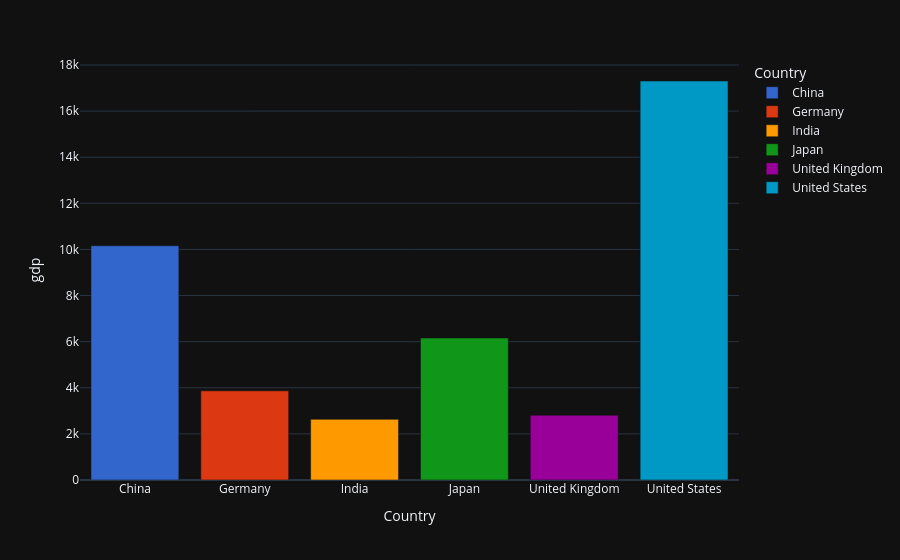

Here is the notebook cell this chart was saved with:
### Code cell
import plotly.express as px

fig = px.bar(top6, x="Country", y="gdp", color="Country", color_discrete_sequence=px.colors.qualitative.G10)
fig.show()

### Figure 1 — Plotly figure (JSON) as saved in the notebook; plotly's stock layout.template omitted (floating-point values rounded to 4 significant figures)
{"data": [{"alignmentgroup": "True", "hovertemplate": "Country=%{x}<br>gdp=%{y}<extra></extra>", "legendgroup": "China", "marker": {"color": "#3366CC", "pattern": {"shape": ""}}, "name": "China", "offsetgroup": "China", "orientation": "v", "showlegend": true, "textposition": "auto", "x": ["China"], "xaxis": "x", "y": [10160.0], "yaxis": "y", "type": "bar"}, {"alignmentgroup": "True", "hovertemplate": "Country=%{x}<br>gdp=%{y}<extra></extra>", "legendgroup": "Germany", "marker": {"color": "#DC3912", "pattern": {"shape": ""}}, "name": "Germany", "offsetgroup": "Germany", "orientation": "v", "showlegend": true, "textposition": "auto", "x": ["Germany"], "xaxis": "x", "y": [3866.0], "yaxis": "y", "type": "bar"}, {"alignmentgroup": "True", "hovertemplate": "Country=%{x}<br>gdp=%{y}<extra></extra>", "legendgroup": "India", "marker": {"color": "#FF9900", "pattern": {"shape": ""}}, "name": "India", "offsetgroup": "India", "orientation": "v", "showlegend": true, "textposition": "auto", "x": ["India"], "xaxis": "x", "y": [2630.0], "yaxis": "y", "type": "bar"}, {"alignmentgroup": "True", "hovertemplate": "Country=%{x}<br>gdp=%{y}<extra></extra>", "legendgroup": "Japan", "marker": {"color": "#109618", "pattern": {"shape": ""}}, "name": "Japan", "offsetgroup": "Japan", "orientation": "v", "showlegend": true, "textposition": "auto", "x": ["Japan"], "xaxis": "x", "y": [6156.0], "yaxis": "y", "type": "bar"}, {"alignmentgroup": "True", "hovertemplate": "Country=%{x}<br>gdp=%{y}<extra></extra>", "legendgroup": "United Kingdom", "marker": {"color": "#990099", "pattern": {"shape": ""}}, "name": "United Kingdom", "offsetgroup": "United Kingdom", "orientation": "v", "showlegend": true, "textposition": "auto", "x": ["United Kingdom"], "xaxis": "x", "y": [2807.0], "yaxis": "y", "type": "bar"}, {"alignmentgroup": "True", "hovertemplate": "Country=%{x}<br>gdp=%{y}<extra></extra>", "legendgroup": "United States", "marker": {"color": "#0099C6", "pattern": {"shape": ""}}, "name": "United States", "offsetgroup": "United States", "orientation": "v", "showlegend": true, "textposition": "auto", "x": ["United States"], "xaxis": "x", "y": [17300.0], "yaxis": "y", "type": "bar"}], "layout": {"xaxis": {"anchor": "y", "domain": [0.0, 1.0], "title": {"text": "Country"}, "categoryorder": "array", "categoryarray": ["China", "Germany", "India", "Japan", "United Kingdom", "United States"]}, "yaxis": {"anchor": "x", "domain": [0.0, 1.0], "title": {"text": "gdp"}}, "legend": {"title": {"text": "Country"}, "tracegroupgap": 0}, "margin": {"t": 60}, "barmode": "relative"}}
